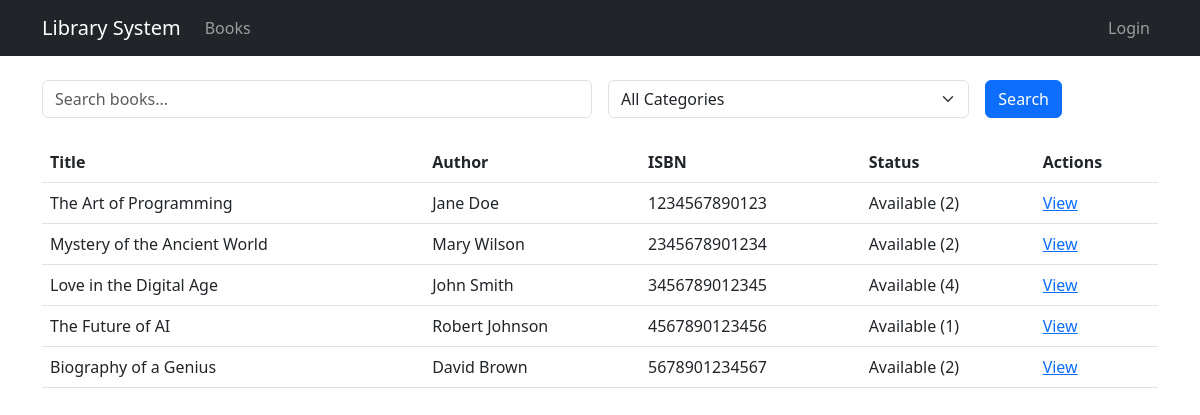
/books/, run on an earlier commit of the app's database.
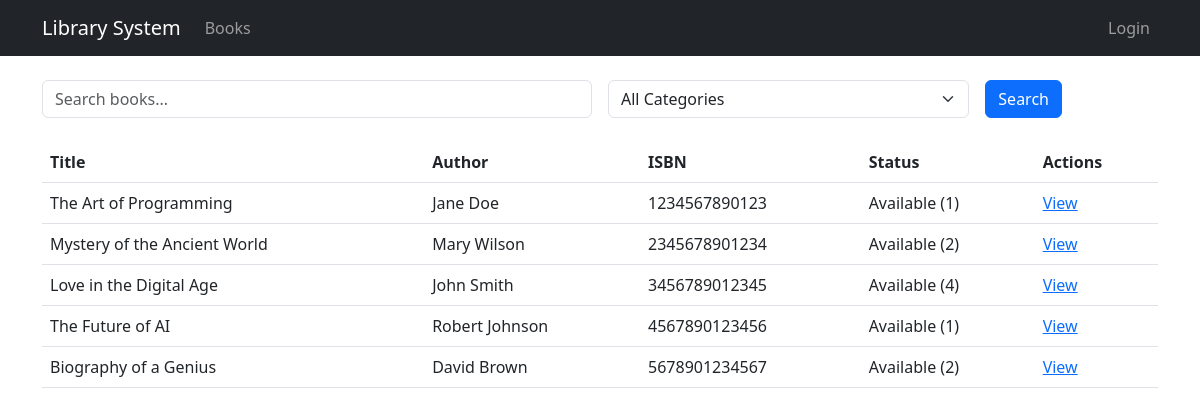
And on a later commit of the database.
### library/models.py (models this page shows, shortened)
class LibraryItem(models.Model):
    title = models.CharField(max_length=200)
    description = models.TextField()
    created_at = models.DateTimeField(auto_now_add=True)
    updated_at = models.DateTimeField(auto_now=True)
    is_active = models.BooleanField(default=True)

class Book(LibraryItem):
    isbn = models.CharField(max_length=13, unique=True)
    author = models.ForeignKey('Author', on_delete=models.CASCADE, related_name='books')
    publisher = models.CharField(max_length=200)
    publication_date = models.DateField()
    category = models.ForeignKey('Category', on_delete=models.CASCADE, related_name='books')
    quantity = models.IntegerField(default=1)
    available_quantity = models.IntegerField(default=1)
    location = models.CharField(max_length=50)
    cover_image = models.ImageField(upload_to='book_covers/', null=True, blank=True)

class LibraryItem(models.Model):
    title = models.CharField(max_length=200)
    description = models.TextField()
    created_at = models.DateTimeField(auto_now_add=True)
    updated_at = models.DateTimeField(auto_now=True)
    is_active = models.BooleanField(default=True)

class Author(models.Model):
    name = models.CharField(max_length=200)
    email = models.EmailField(unique=True)
    phone = models.CharField(max_length=15)
    bio = models.TextField(blank=True)
    created_at = models.DateTimeField(auto_now_add=True)

### library/views.py (the view)
# urls.py: path('books/', views.BookListView.as_view(), name='book_list'),
class BookListView(ListView):
    model = Book
    template_name = 'library/book_list.html'
    context_object_name = 'books'
    paginate_by = 12
    def get_queryset(self):
        queryset = Book.objects.filter(is_active=True)
        query = self.request.GET.get('q')
        category = self.request.GET.get('category')
        if query:
            queryset = queryset.filter(
                Q(title__icontains=query) |
                Q(author__name__icontains=query) |
                Q(isbn__icontains=query)
            )
        if category:
            queryset = queryset.filter(category__name=category)
        return queryset
    def get_context_data(self, **kwargs):
        context = super().get_context_data(**kwargs)
        context['categories'] = Category.objects.all()
        return context

### templates/library/book_list.html (shortened to what this page needs)
{% extends 'base.html' %}
{% load crispy_forms_tags %}
{% block content %}
<div class="row">
    <div class="col-12 mb-4">
        <form method="get" class="row g-3">
            <div class="col-md-6">
                <input type="text" name="q" class="form-control" placeholder="Search books..." value="{{ request.GET.q }}">
            </div>
            <div class="col-md-4">
                <select name="category" class="form-select">
                    <option value="">All Categories</option>
                </select>
            </div>
            <div class="col-md-2">
                <button class="btn btn-primary" type="submit">Search</button>
            </div>
        </form>
    </div>
    <div class="col-12">
        <table class="table">
            <thead>
                <tr>
                    <th>Title</th>
                    <th>Author</th>
                    <th>ISBN</th>
                    <th>Status</th>
                    <th>Actions</th>
                </tr>
            </thead>
            <tbody>
                {% for book in books %}
                    <tr>
                        <td>{{ book.title }}</td>
                        <td>{{ book.author.name }}</td>
                        <td>{{ book.isbn }}</td>
                        <td>
                            {% if book.available_quantity > 0 %}
                                Available ({{ book.available_quantity }})
                            {% else %}
                                Not Available
                            {% endif %}
                        </td>
                        <td>
                            <a href="{% url 'library:book_detail' book.pk %}">View</a>
                        </td>
                    </tr>
                {% empty %}
                    <tr>
                        <td colspan="5">No books found. Try adjusting your search criteria.</td>
                    </tr>
                {% endfor %}
            </tbody>
        </table>
    </div>
</div>
{% endblock %}

What changed in the data, as far as the page shows it:
changed Book "The Art of Programming": available_quantity "2" → "1"
